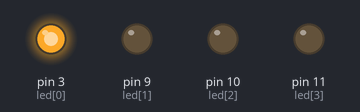
Simulated run of this sketch. Board: Arduino Uno, built with avr-gcc and run on an emulated ATmega328P. On the bench: output pins drawn as LEDs (lit = HIGH).

Above: at 0.05 s.
At 0.2 s:
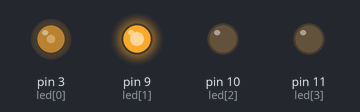
At 0.4 s:
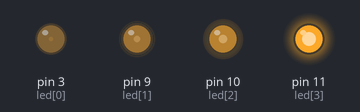
At 0.75 s:
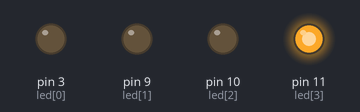
At 1.05 s:
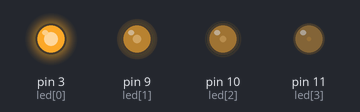
At 1.4 s:
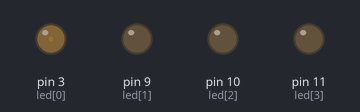
Timing chart, 0 to 3.2 s (numbered marks = the images above):
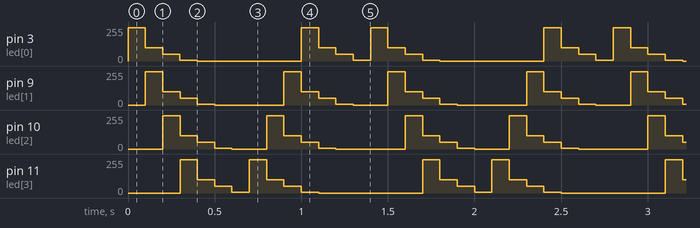

Measured:
- by itself, pin 3 (led[0]): repeats every 1.4 s: 100/255 0.10 s, 50/255 0.10 s, 5/255 0.10 s, 0/255 0.60 s, 250/255 0.10 s, 100/255 0.10 s, 50/255 0.10 s, 5/255 0.10 s, 250/255 0.10 s
- by itself, pin 11 (led[3]): repeats every 1.4 s: 100/255 0.10 s, 50/255 0.10 s, 5/255 0.10 s, 250/255 0.10 s, 100/255 0.10 s, 50/255 0.10 s, 5/255 0.10 s, 0/255 0.60 s, 250/255 0.10 s

The sketch:

2-59-2.ino
```cpp
const int led[] ={3,9,10,11}; //LED 連接至PWM 信號輸出接腳。
int i; //LED 變化種類。
int j; //LED 亮度種類。
const int brightness[7][4]={ //LED 變化資料。
  {250,0,0,0}, //第1 次LED狀態。
  {100,250,0,0}, //第2 次LED狀態。
  {50,100,250,0}, //第3 次LED狀態。
  {5,50,100,250}, //第4 次LED狀態。
  {0,5,50,100}, //第5 次LED狀態。
  {0,0,5,50}, //第6 次LED狀態。
  {0,0,0,5} }; //第7 次LED狀態。
void setup() {
  // put your setup code here, to run once:

}

void loop(){
  for(i=0 ; i<7 ; i++){
    for(j=0 ; j<4 ; j++){
      analogWrite(led[j],brightness[i][j]);
    }
    delay(100);
  }
  for(i=0 ; i<7 ; i++){
    for(j=0 ; j<4 ; j++){
      analogWrite(led[3-j],brightness[i][j]);
    }
    delay(100);
  }
}
```
